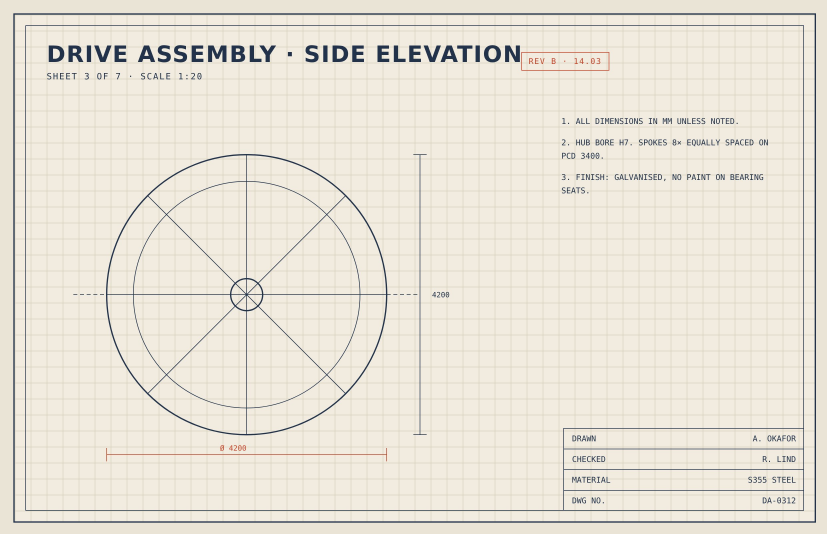
#> input picture skills/design/reference-to-style/examples/drafting-sheet/references/drawing-sheet.jpg, 2480 x 1600 px (shown at 1/3 size)
$ python -i pixels.py   (imports and definitions only)
#> lines starting #> are read from the running program, lines starting #| are printed output that depends on the picture; after the words box and inside, x2 and y2 are one past the last pixel; in counts of white or black regions, pixels touching at a corner belong together
#> further down, picture is the input picture: PIL image 2480x1600 RGB; mean R, G, B 232.9, 227.4, 215.8
"""Pixel measurements shared by measure.py and verify.py.

Everything here works on an RGB image (Pillow) and returns plain numbers, so a
reference crop and a rendered board sample are measured the same way and can be
compared directly.
"""
import numpy as np
from PIL import Image

# ---------- colour ----------

def srgb_to_linear(c):
    c = c / 255.0
    return np.where(c <= 0.04045, c / 12.92, ((c + 0.055) / 1.055) ** 2.4)


def rgb_to_lab(rgb):
    """rgb: (..., 3) array of 0-255 values -> CIE Lab (D65)."""
    lin = srgb_to_linear(np.asarray(rgb, dtype=float))
    m = np.array([[0.4124564, 0.3575761, 0.1804375],
                  [0.2126729, 0.7151522, 0.0721750],
                  [0.0193339, 0.1191920, 0.9503041]])
    xyz = lin @ m.T / np.array([0.95047, 1.0, 1.08883])
    f = np.where(xyz > (6 / 29) ** 3, np.cbrt(xyz), xyz / (3 * (6 / 29) ** 2) + 4 / 29)
    return np.stack([116 * f[..., 1] - 16, 500 * (f[..., 0] - f[..., 1]), 200 * (f[..., 1] - f[..., 2])], -1)


def delta_e(lab1, lab2):
    """CIEDE2000 difference. Under ~2 is hard to see; over ~5 is clearly different."""
    L1, a1, b1 = np.moveaxis(np.asarray(lab1, float), -1, 0)
    L2, a2, b2 = np.moveaxis(np.asarray(lab2, float), -1, 0)
    C1, C2 = np.hypot(a1, b1), np.hypot(a2, b2)
    Cm = (C1 + C2) / 2
    G = 0.5 * (1 - np.sqrt(Cm ** 7 / (Cm ** 7 + 25 ** 7)))
    a1p, a2p = (1 + G) * a1, (1 + G) * a2
    C1p, C2p = np.hypot(a1p, b1), np.hypot(a2p, b2)
    h1p = np.degrees(np.arctan2(b1, a1p)) % 360
    h2p = np.degrees(np.arctan2(b2, a2p)) % 360
    dLp, dCp = L2 - L1, C2p - C1p
    dh = h2p - h1p
    dh = np.where(C1p * C2p == 0, 0, np.where(dh > 180, dh - 360, np.where(dh < -180, dh + 360, dh)))
    dHp = 2 * np.sqrt(C1p * C2p) * np.sin(np.radians(dh / 2))
    Lpm, Cpm = (L1 + L2) / 2, (C1p + C2p) / 2
    hs = h1p + h2p
    hpm = np.where(C1p * C2p == 0, hs, np.where(np.abs(h1p - h2p) > 180, np.where(hs < 360, (hs + 360) / 2, (hs - 360) / 2), hs / 2))
    T = (1 - 0.17 * np.cos(np.radians(hpm - 30)) + 0.24 * np.cos(np.radians(2 * hpm))
         + 0.32 * np.cos(np.radians(3 * hpm + 6)) - 0.20 * np.cos(np.radians(4 * hpm - 63)))
    dTheta = 30 * np.exp(-(((hpm - 275) / 25) ** 2))
    Rc = 2 * np.sqrt(Cpm ** 7 / (Cpm ** 7 + 25 ** 7))
    Sl = 1 + 0.015 * (Lpm - 50) ** 2 / np.sqrt(20 + (Lpm - 50) ** 2)
    Sc, Sh = 1 + 0.045 * Cpm, 1 + 0.015 * Cpm * T
    Rt = -np.sin(np.radians(2 * dTheta)) * Rc
    return np.sqrt((dLp / Sl) ** 2 + (dCp / Sc) ** 2 + (dHp / Sh) ** 2 + Rt * (dCp / Sc) * (dHp / Sh))


def hex_of(rgb):
    return "#" + "".join(f"{int(round(v)):02x}" for v in rgb)


def rgb_of(hex_str):
    h = hex_str.lstrip("#")
    if len(h) == 3:
        h = "".join(c * 2 for c in h)
    return [int(h[i:i + 2], 16) for i in (0, 2, 4)]


def luminance(rgb):
    r, g, b = srgb_to_linear(np.asarray(rgb, float))
    return 0.2126 * r + 0.7152 * g + 0.0722 * b


def contrast(rgb1, rgb2):
    l1, l2 = sorted([luminance(rgb1), luminance(rgb2)], reverse=True)
    return (l1 + 0.05) / (l2 + 0.05)


# ---------- palette ----------

def load(path_or_image):
    img = path_or_image if isinstance(path_or_image, Image.Image) else Image.open(path_or_image)
    return img.convert("RGB")


def palette(img, max_colours=8, merge_de=6.0, min_share=0.008):
    """Colours in the image with their share of pixels, background first.

    Antialiased edges blend ink into the background, so each ink colour is taken
    from the 25% of its pixels that are furthest from the background: that is the
    colour the designer set, not the blend the rasteriser made.
    """
#> called with max_colours = 8, merge_de = 6, min_share = 0.008
    img = load(img)
    small = img if img.width * img.height <= 400_000 else img.resize(
        (max(1, img.width // 2), max(1, img.height // 2)), Image.NEAREST)
    px = np.asarray(small, float).reshape(-1, 3)
    q = small.quantize(colors=max_colours * 2, method=Image.Quantize.MEDIANCUT, dither=Image.Dither.NONE)
    idx = np.asarray(q).reshape(-1)
    centres = np.array(q.getpalette()[: 3 * (idx.max() + 1)], float).reshape(-1, 3)
#> centres = 16 rows, first 8: [240, 238, 226], [244, 236, 227], [242, 236, 238], [242, 236, 224], [243, 236, 220], [242, 236, 222], [242, 236, 220], [239, 236, 227]

    clusters = []
    for i in range(len(centres)):
        mask = idx == i
        if mask.any():
            clusters.append({"pixels": px[mask], "share": mask.mean(), "mask": mask})
#> this loop made 16 passes
#> after the loop, clusters = 16 items
    clusters.sort(key=lambda c: -c["share"])

    # merge clusters that are the same colour to the eye
    merged = []
    for c in clusters:
        lab = rgb_to_lab(c["pixels"].mean(0))
        for m in merged:
            if delta_e(lab, m["lab"]) < merge_de:
                m["pixels"] = np.vstack([m["pixels"], c["pixels"]])
                m["share"] += c["share"]
                m["mask"] = m["mask"] | c["mask"]
                break
        else:
            merged.append({"pixels": c["pixels"], "share": c["share"], "lab": lab, "mask": c["mask"]})
#> this loop made 16 passes
#> (lin in rgb_to_lab, xyz in rgb_to_lab, f in rgb_to_lab) on passes 2 to 6: ([0.888, 0.839, 0.731], [0.84, 0.842, 0.745], [0.943, 0.944, 0.907]), ([0.672, 0.633, 0.542], [0.633, 0.635, 0.555], [0.859, 0.859, 0.822]), ([0.823, 0.777, 0.673], [0.778, 0.78, 0.687], [0.92, 0.92, 0.883]), ([0.878, 0.83, 0.723], [0.831, 0.833, 0.738], [0.94, 0.941, 0.904]), ([0.0304, 0.0406, 0.0633], [0.0405, 0.0401, 0.0603], [0.343, 0.342, 0.392])
#> (lin in rgb_to_lab, xyz in rgb_to_lab, f in rgb_to_lab, lab) on pass 1: ([0.888, 0.839, 0.745], [0.842, 0.842, 0.758], [0.944, 0.944, 0.912], [93.56, -0.0269, 6.52])
#> after the loop, m = 4 items; merged = 3 items
    merged.sort(key=lambda c: -c["share"])

    # the background is the colour that owns the crop's edge, not the one with the most area
    # (a crop of close-set bars can have more bar than gap)
    arr = np.asarray(small, float)
    edge = np.vstack([arr[0], arr[-1], arr[:, 0], arr[:, -1]])
    edge_lab = rgb_to_lab(edge)
    owners = [int((delta_e(edge_lab, m["lab"]) < merge_de * 1.5).sum()) for m in merged]
#> owners = [4080, 4080, 0]
    best = int(np.argmax(owners))
#> best = 0
    if owners[best] > 0 and merged[best]["share"] >= 0.25:  # a thin border on the edge isn't a background
        merged.insert(0, merged.pop(best))

    bg_rgb = np.median(merged[0]["pixels"], 0)
#> bg_rgb = [242, 236, 224]
    bg_lab = rgb_to_lab(bg_rgb)
#> bg_lab = [93.56, -0.0223, 6.53]
    shape = (small.height, small.width)
#> shape = (800, 1240)
    out = [{"hex": hex_of(bg_rgb), "share": round(float(merged[0]["share"]), 4), "role": "background",
            "_mask": merged[0]["mask"].reshape(shape)}]
    for m in merged[1:]:
        p = m["pixels"]
        d = delta_e(rgb_to_lab(p), bg_lab)
        if np.median(d) < 8 and m["share"] < 0.03:  # compression ringing; a faint grid covers more than this
            out[0]["share"] = round(out[0]["share"] + float(m["share"]), 4)
            continue
        # thin ink (lines, small text) is mostly edge, so keep only its strongest pixels
        core = p[d >= np.quantile(d, 0.9 if m["share"] < 0.05 else 0.75)]
        out.append({"hex": hex_of(np.median(core, 0)), "share": round(float(m["share"]), 4), "role": "ink",
                    "_mask": m["mask"].reshape(shape)})
#> this loop made 2 passes
    # fold antialias blends: an ink that lies between the background and a stronger ink is not a colour
    final = [out[0]]
    # strongest inks first, so each blend ring folds into an ink that already holds the rings inside it
    out[1:] = sorted(out[1:], key=lambda c: -float(delta_e(rgb_to_lab(rgb_of(c["hex"])), bg_lab)))
    for c in out[1:]:
        lab = rgb_to_lab(rgb_of(c["hex"]))
        blend = False
        # chroma bleed: lossy compression smears an ink's hue into the background around it,
        # giving a colour as light as the background but tinted like the ink
        if abs(lab[0] - bg_lab[0]) < 4:
            off = lab[1:] - bg_lab[1:]
            for s in out[1:]:
                if s is c:
                    continue
                soff = rgb_to_lab(rgb_of(s["hex"]))[1:] - bg_lab[1:]
                cos = np.dot(off, soff) / max(np.linalg.norm(off) * np.linalg.norm(soff), 1e-9)
                if cos > 0.85 and np.linalg.norm(soff) > np.linalg.norm(off):
                    out[0]["share"] = round(out[0]["share"] + c["share"], 4)
                    blend = True
                    break
        if blend:
            continue
        # edge blend: the pixels of c that sit next to a stronger ink and lie between it and the
        # background in colour fold into that ink; the rest of c (a faint grid, say) stays a colour
        for s in final[1:]:
            slab = rgb_to_lab(rgb_of(s["hex"]))
            if delta_e(slab, bg_lab) <= delta_e(lab, bg_lab):
                continue
            near = c["_mask"] & grow(s["_mask"], 2)
            if not near.any():
                continue
            nlab = rgb_to_lab(np.median(arr[near], 0))
            seg = slab - bg_lab
            t = np.clip(np.dot(nlab - bg_lab, seg) / max(np.dot(seg, seg), 1e-9), 0, 1)
            if not (0.03 < t < 0.97 and delta_e(nlab, bg_lab + t * seg) < 6.0):
                continue
            moved = near.sum() / near.size
            s["share"] = round(s["share"] + float(moved), 4)
            s["_mask"] = s["_mask"] | near
            c["_mask"] = c["_mask"] & ~near
            c["share"] = round(float(c["_mask"].mean()), 4)
            if c["share"] < min_share:
                out[0]["share"] = round(out[0]["share"] + c["share"], 4)
                blend = True
                break
            rest = arr[c["_mask"]]
            d = delta_e(rgb_to_lab(rest), bg_lab)
            c["hex"] = hex_of(np.median(rest[d >= np.quantile(d, 0.5)], 0))
            lab = rgb_to_lab(rgb_of(c["hex"]))
        if not blend:
            final.append(c)
    # small inks are judged after their edge blends are folded back in: a thin red stamp can be
    # under 1% of the crop as solid pixels and well over it with its edges
    for c in final[1:]:
        if c["share"] < min_share:
            final[0]["share"] = round(final[0]["share"] + c["share"], 4)
    final[1:] = sorted((c for c in final[1:] if c["share"] >= min_share), key=lambda c: -c["share"])
    for c in final:
        c.pop("_mask", None)
#> this loop made 3 passes
    return final[: max_colours]


def grow(mask, reach=1):
    """The mask widened by `reach` px in every direction (2 px spans a ring of edge blend)."""
    out = mask.copy()
    for dy in range(-reach, reach + 1):
        for dx in range(-reach, reach + 1):
            if dy or dx:
                out |= np.roll(np.roll(mask, dy, 0), dx, 1)
    return out


# ---------- lossy references ----------

# [45 lines left out: functions jpeg_quality, jpeg, _lattice, recover, not called in this run]


# ---------- geometry ----------

def ink_mask(img, bg_hex=None, threshold_de=12.0):
#> called with bg_hex = '#f2ece0', threshold_de = 12
    img = load(img)
    px = np.asarray(img, float)
    bg = np.array(rgb_of(bg_hex)) if bg_hex else np.median(px.reshape(-1, 3), 0)
    return delta_e(rgb_to_lab(px), rgb_to_lab(bg)) > threshold_de
#> in delta_e (call 30), `C1p, C2p = np.hypot(a1p, b1), np.hypot(a2p, b2)`:
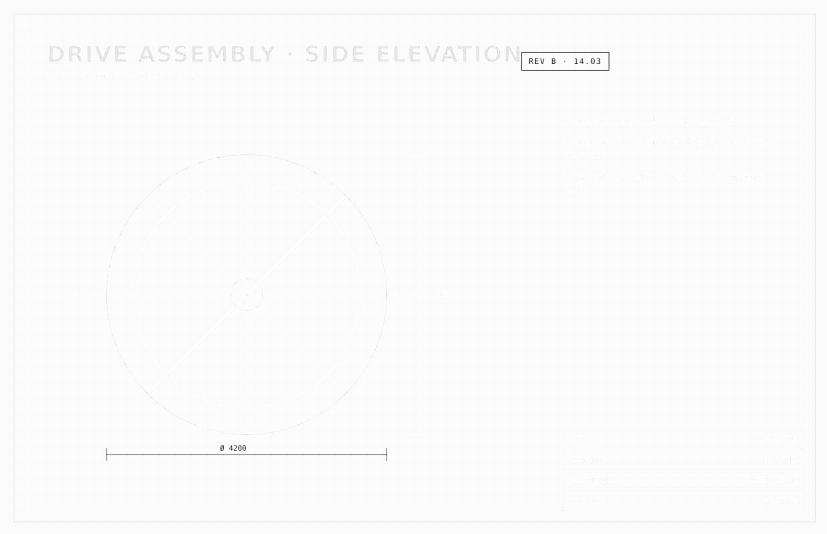
#> C2p: shape (1600, 2480) float64 (shown at 1/3 size); min 6.53, max 6.53, mean 6.53; drawn with min black and max white
#> in delta_e (call 30), `h1p = np.degrees(np.arctan2(b1, a1p)) % 360`:
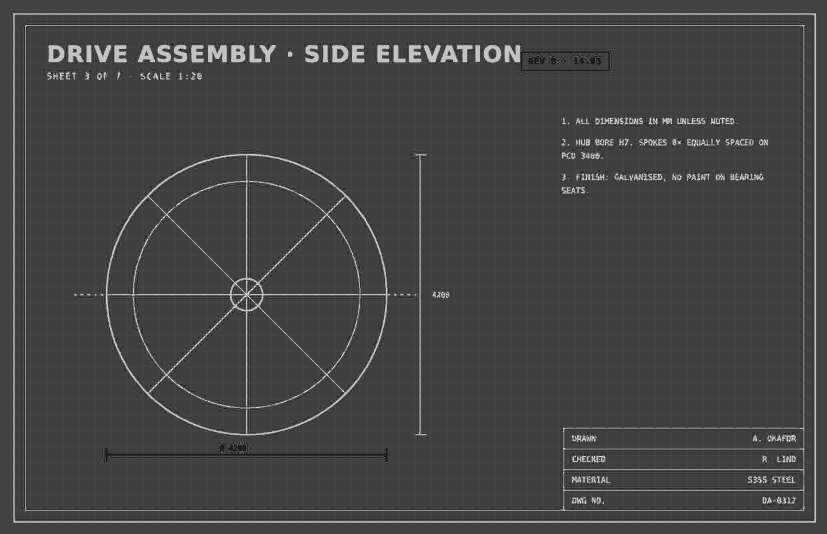
#> h1p: shape (1600, 2480) float64 (shown at 1/3 size); min 0.0317, max 360, mean 98.1; drawn with min black and max white
#> in delta_e (call 30), `dh = np.where(C1p * C2p == 0, 0, np.where(dh > 180, dh - 360, np.where..`:
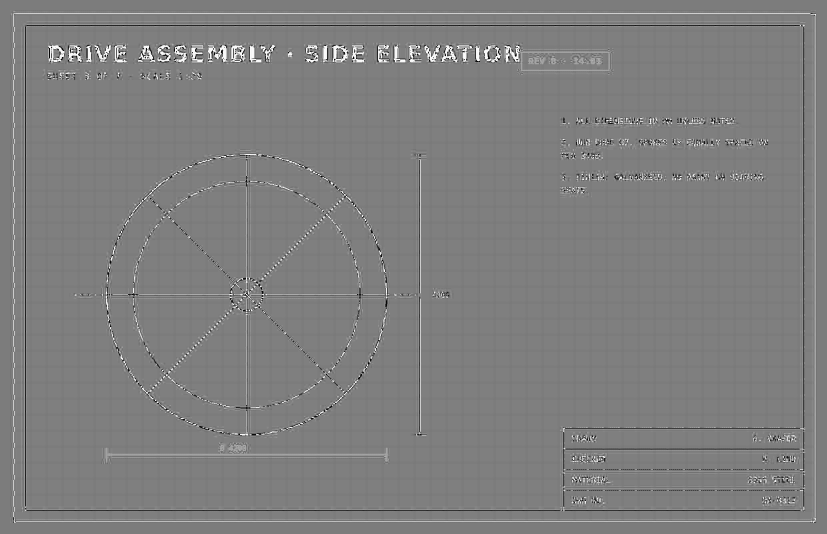
#> dh: shape (1600, 2480) float64 (shown at 1/3 size); min -180, max 180, mean -0.3; drawn with min black and max white
#> in delta_e (call 30), `hpm = np.where(C1p * C2p == 0, hs, np.where(np.abs(h1p - h2p) > 180, n..`:
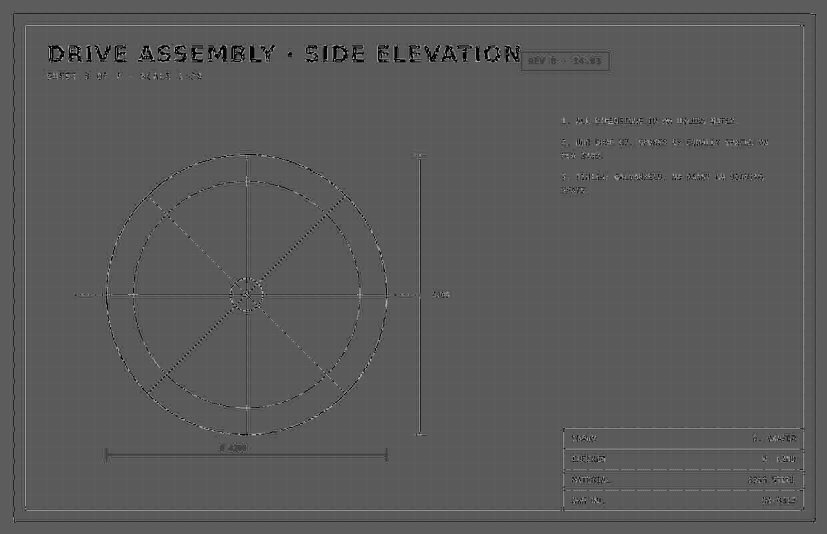
#> hpm: shape (1600, 2480) float64 (shown at 1/3 size); min 0.303, max 180.3, mean 90.4
#> in delta_e (call 30), `Sc, Sh = 1 + 0.045 * Cpm, 1 + 0.015 * Cpm * T`:
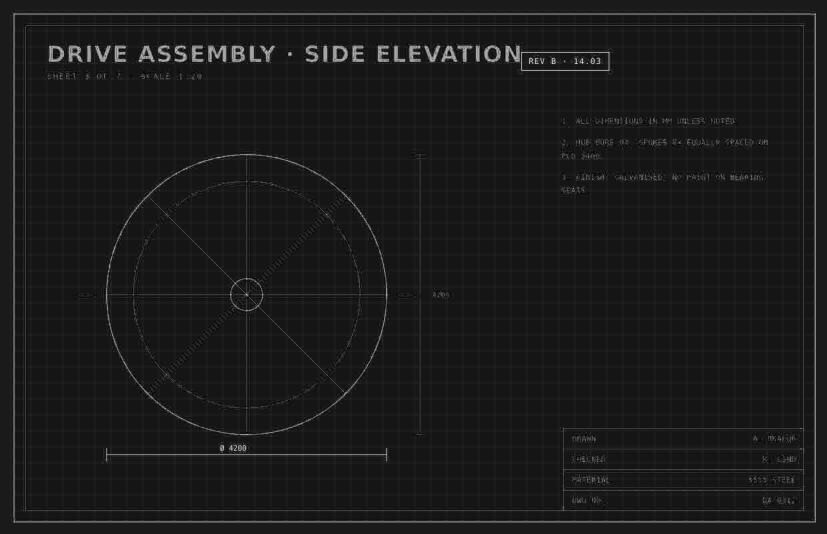
#> Sh: shape (1600, 2480) float64 (shown at 1/3 size); min 1.04, max 1.33, mean 1.07; drawn with min black and max white
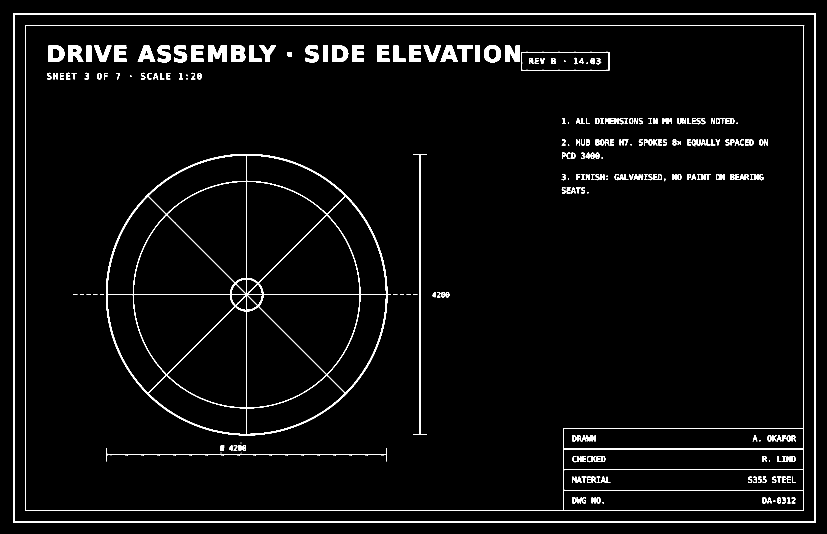
#> returned value: shape (1600, 2480) bool (shown at 1/3 size); 3.5% white; 266 white regions (31 under 20 px), largest, box (x1, y1, x2, y2) and area: (40, 40, 2448, 1568) 31424, (318, 462, 1172, 1306) 25600, (76, 76, 2413, 1533) 21393


def runs(line):
    """Lengths of consecutive True runs in a 1-D bool array."""
    padded = np.concatenate([[False], line, [False]]).astype(int)
    d = np.diff(padded)
    return np.flatnonzero(d == -1) - np.flatnonzero(d == 1)


def stroke_width(mask):
    """Most common thickness of thin ink, in pixels (None if there is no thin ink).

    Takes horizontal and vertical runs; a line's thickness is the short run across it.
    """
    lengths = [r for row in mask for r in runs(row)] + [r for col in mask.T for r in runs(col)]
    lengths = [r for r in lengths if r <= 12]
    if not lengths:
        return None
    values, counts = np.unique(lengths, return_counts=True)
    return int(values[counts.argmax()])


def ink_box(mask):
    """Bounding box of the ink: (x, y, width, height), or None."""
    ys, xs = np.nonzero(mask)
    if not len(xs):
        return None
    return [int(xs.min()), int(ys.min()), int(xs.max() - xs.min() + 1), int(ys.max() - ys.min() + 1)]


def gaps(mask, axis=0, min_gap=2):
    """Blank bands between ink along an axis (0 = rows, gaps run horizontally): their lengths in px."""
    profile = mask.any(axis=1 - axis)
    blank = ~profile
    ink = np.flatnonzero(profile)
    if not len(ink):
        return []
    inner = blank[ink.min(): ink.max() + 1]
    return [int(r) for r in runs(inner) if r >= min_gap]


def rule_spacing(mask, axis=0, fill=0.6):
    """Distance between full-width rules (grid lines, table rows) along an axis, in px; None if < 2 rules.

    axis 0: horizontal rules (rows mostly ink); axis 1: vertical rules (columns mostly ink).
    """
    profile = mask.mean(axis=1 - axis) >= fill
    starts = np.flatnonzero(np.diff(np.concatenate([[0], profile.astype(int)])) == 1)
    if len(starts) < 2:
        return None
    return float(np.median(np.diff(starts)))


def measure(img, ref_scale=1.0, quality=None):
    """Everything we compare, in CSS pixels.

    quality: the JPEG quality the reference was saved at, if it's lossy. Thin inks then also get
    a "likely" hex (the colour before compression) and every colour gets a confidence.
    """
    img = load(img)
    pal = palette(img)
    inks = [c for c in pal if c["role"] == "ink"]
    # set the ink threshold from the strongest ink, so a faint grid is measured when it's all there is
    # but doesn't get mixed into text or linework drawn over it
    bg_lab = rgb_to_lab(rgb_of(pal[0]["hex"]))
    distances = [float(delta_e(rgb_to_lab(rgb_of(c["hex"])), bg_lab)) for c in inks] or [24.0]
    mask = ink_mask(img, pal[0]["hex"], float(np.clip(max(distances) / 2, 3, 12)))
    # rules (grids, table lines) per ink colour, so a grid and the table drawn over it stay apart
    lab_img = rgb_to_lab(np.asarray(img, float))
    rules = []
    for c, dist in zip(inks, distances):
        own = delta_e(lab_img, rgb_to_lab(rgb_of(c["hex"]))) < max(4.0, dist / 2.5)
        rows_, cols_ = rule_spacing(own, 0), rule_spacing(own, 1)
        if rows_ or cols_:
            rules.append({"hex": c["hex"], "rows": round(rows_ / ref_scale, 1) if rows_ else None,
                          "cols": round(cols_ / ref_scale, 1) if cols_ else None})
#> this loop made 2 passes
#> dist on passes 1 to 2: 6.16, 70.84
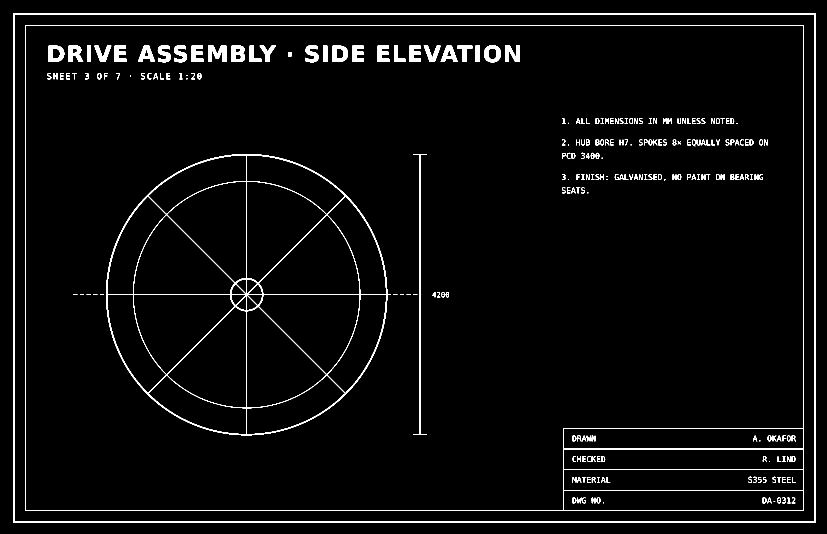
#> own: shape (1600, 2480) bool (shown at 1/3 size); 3.1% white; 243 white regions (23 under 20 px), largest, box (x1, y1, x2, y2) and area: (40, 40, 2448, 1568) 31424, (318, 462, 1172, 1306) 21829, (76, 76, 2412, 1532) 21388
    sw = stroke_width(mask)
    for c in pal:
        c["confidence"] = "high"
        if quality and c["role"] == "ink" and (sw or 99) <= 4:  # thin lines and small text lose colour
            c["likely"] = recover(pal[0]["hex"], c["hex"], max(1, sw or 2), quality)
            c["confidence"] = "medium"
    box = ink_box(mask)
    s = float(ref_scale)
    out = {
        "size": [round(img.width / s, 1), round(img.height / s, 1)],
        "palette": pal,
        "stroke": round(sw / s, 2) if sw else None,
        "ink_box": [round(v / s, 1) for v in box] if box else None,
        "row_gaps": [round(g / s, 1) for g in gaps(mask, 0)],
        "rules": rules,
    }
    inks = [c for c in pal if c["role"] == "ink"]
    if inks:
        bg = rgb_of(pal[0]["hex"])
        out["contrast"] = round(max(contrast(bg, rgb_of(c["hex"])) for c in inks), 2)
    return out

>>> from PIL import Image
>>> picture = Image.open('../examples/drafting-sheet/references/drawing-sheet.jpg')
>>> result = measure(picture)
